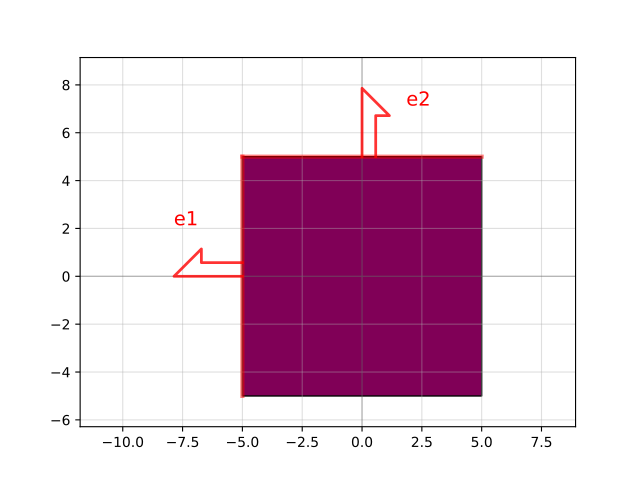

Source code (Python):
import gdsfactory as gf

c = gf.components.wire_corner(cross_section='metal3')
c.plot()
